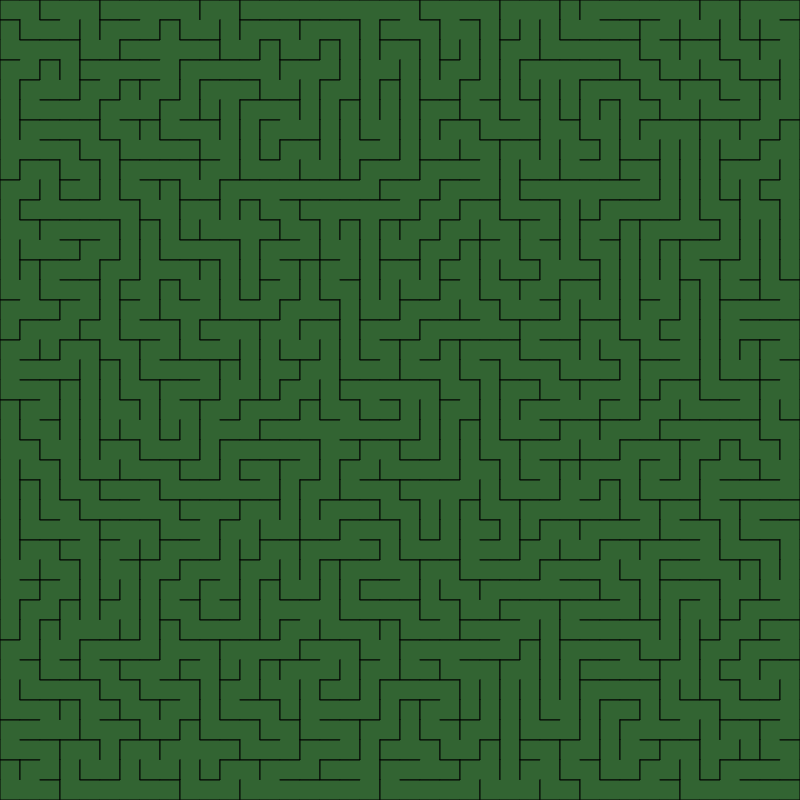
Frame 1 (no input)
Frame 60 (no input): identical to frame 1, image omitted
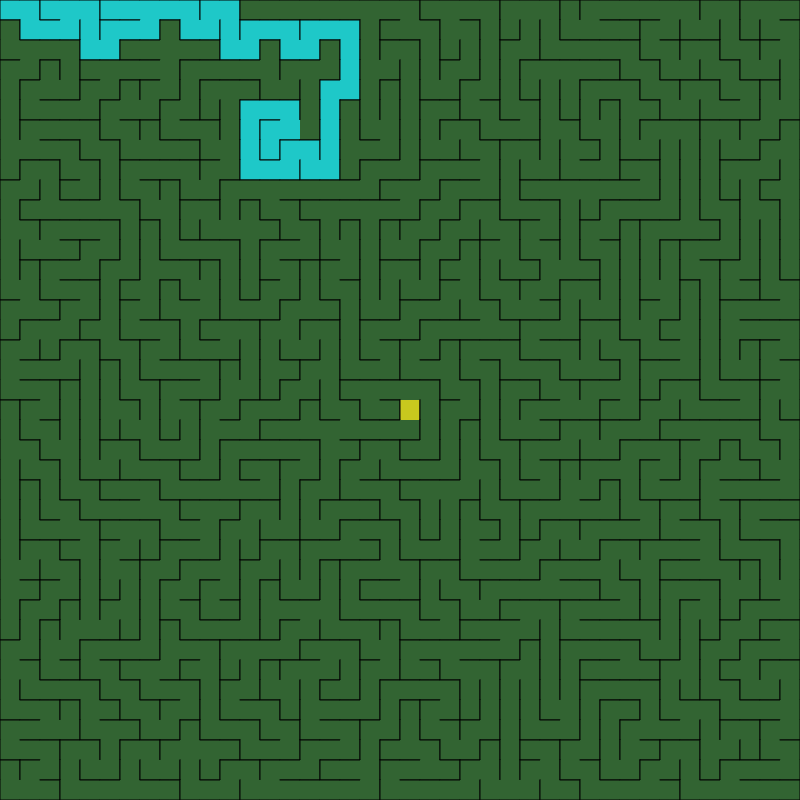
Frame 120 (the mouse pressed at the canvas centre since frame 60)

The p5.js sketch that drew these frames (run headless with seeded random() and noise() and a simulated clock; from frame 60 on, the mouse is pressed at the canvas centre):

// p5.js sketch
// ── sketch.js
let rows;
let cols;
const scl = 20;
let cells = [];
let current;
let stack=[];
let Sstack=[];
let count=0;
let end;
let solve=false;
function setup() {

  createCanvas(800, 800);
  rows = height / scl;
  cols = width / scl;
  background(0);
  frameRate(60);
   //cell = new Cell(1,1);
   for (let i = 0; i < cols; i++) {
    for (let j = 0; j < rows; j++) {
      var c=new Cell(i,j);
     // console.log(c.i);
     cells.push(c);

   }
 }
 current=cells[0];
 
 generate();
 
}
function draw() {
  background(0,0,255);
  if(solve){
    current.traversed=true;
    
    let next=current.ScheckNeighbors();
    if(next!=null){

      next.traversed=true;
      Sstack.push(current);
      next.parent=current;
      current=next;
    }
    else if(Sstack.length>0){
      current=Sstack.pop();
    }
  }
  for(c in cells){
    cells[c].show(); 
  }
  let t=current;
  if(solve && t==end){
    solve=false;
    while(t!=cells[0]){
      t.inpath=true;
      t=t.parent;
    }
  }


}
function mousePressed(){
  let j=floor(mouseX/scl);
  let i=floor(mouseY/scl);

  
  if(end==null){
    end=cells[i*cols+j];
    end.endpos=true;
    current=cells[0];
    solve=true;
  }
  
}
function generate(){

  do{
    //console.log("generating");
    current.visited=true;
    
    //current.highlight();
    let next=current.checkNeighbors();
    if(next!=null){
      next.visited=true;
      count++;
      stack.push(current);
      let x=current.i-next.i;
      if (x==1) {
        current.walls[0]=false;
        next.walls[2]=false;
      } else if (x==-1) {
        next.walls[0]=false;
        current.walls[2]=false;
      } 
      let y=current.j-next.j;
      if (y==1) {
        current.walls[3]=false;
        next.walls[1]=false;
      } else if(y==-1) {
        next.walls[3]=false;
        current.walls[1]=false;
      } 

      current=next;
    }
    else if(stack.length>0 ){
      current=stack.pop();
      count++;

    }
  }while(current!=cells[0]);
}


// ── cell.js
class Cell {

  constructor(i ,j){
    this.i=i;
    this.j=j;
    this.visited= false;
    this.inpath=false;
    this.traversed=false;
    this.endpos=false;
    this.highlighted=false;
    this.walls =[true,true,true,true];
    this.parent=null;

  }

  show=function(){
    let x= this.j*scl;
    let y=this.i*scl;
    noStroke();
    if (this.highlighted){
      fill(255,255,0);
    }
    else if (this.inpath){
      fill(200,30,200);

    }

    else if(this.endpos){
      fill(200,200,30);
    }
    else if(this.traversed){
      fill(30,200,200);

    }
    else if(this.visited){
     fill(50,100,50);
   }
   


   rect(x,y,scl,scl);

   stroke(2);

   noFill();

   if(this.walls[0])//top
     line(x,y,x+scl,y);
   if(this.walls[1])//right
     line(x+scl,y,x+scl,y+scl);
   if(this.walls[2])//bottom
     line(x,y+scl,x+scl,y+scl);
   if(this.walls[3])//left
     line(x,y,x,y+scl);

 }

 checkNeighbors=function(){
  let neighbors=[];
  let k=0;
  let p;
  if(this.j>0 ){

    p=this.i*cols+(this.j-1);
    let top= cells[p];
    if(!top.visited)neighbors[k++]=top;
  }
  if(this.i<cols-1){
    p=(this.i+1)*cols+this.j;
    let right = cells[p];
    if(!right.visited)neighbors[k++]=right;
  }
  if(this.j<rows-1){
   p =this.i*cols+(this.j+1);
   let bottom =cells[p];
   if(!bottom.visited)neighbors[k++]=bottom;
 }
 if(this.i>0){
   p=(this.i-1)*cols+this.j;  
   let left = cells[p];
   if(!left.visited)neighbors[k++]=left;
 }
 if(k>=0){
  let r = floor(random(0,k));
     // print(r);
     return neighbors[r];

   }
   else {
    return null ;
  }

}



ScheckNeighbors=function(){
  let neighbors=[];
  let k=0;
  let p;
  if(this.j>0 ){

    p=this.i*cols+(this.j-1);
    let top= cells[p];
    if(!top.traversed && !top.walls[1])neighbors[k++]=top;
  }
  if(this.j<cols-1){
    p=(this.i)*cols+this.j+1;
    let right = cells[p];
    if(!right.traversed && !right.walls[3])neighbors[k++]=right;
  }
  if(this.i<rows-1){
   p =(this.i+1)*cols+(this.j);
   let bottom =cells[p];
   if(!bottom.traversed && !bottom.walls[0])neighbors[k++]=bottom;
 }
 if(this.i>0){
   p=(this.i-1)*cols+this.j;  
   let left = cells[p];
   if(!left.traversed && !left.walls[2])neighbors[k++]=left;
 }
 if(k>=0){
  let r = floor(random(0,k));
     // print(r);
     return neighbors[r];

   }
   else {
    return null ;
  }

}
}
